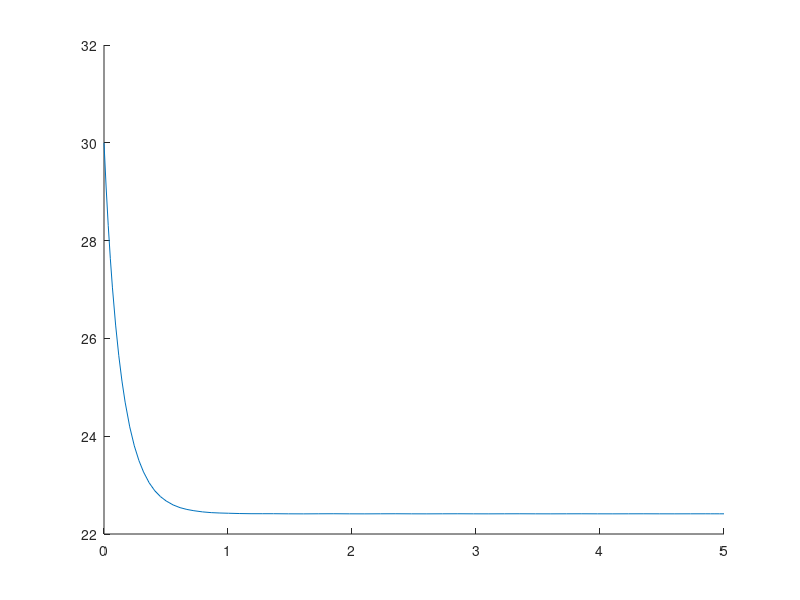

MATLAB code to generate this figure: (Note: this script raises an error after producing the figure.)
clear all;
xlim([0 5])

m = 70 + 15;
v = 30/3.6; %rychlost v m/s
P = 20;
k = 0.516;
tol = 1e-8;

f = @(t,vi) (P - k*vi^2);
y0 = v;
%matlab 
hold on;
[t,y] = ode45(f,[0,5],y0);
plot(t,y*3.6)
%implicitní
[t,y] = euler_imp(f,0,5,y0,0.001);
plot(t,y*3.6)
v_end = y(end) *3.6;
%zpětná/explicitní
[t,y] = euler_imp(f,0,5,y0,0.001);
plot(t,y*3.6)

stable_point = 0;
for i = 2:length(y)
    if abs(y(i) - y(i-1)) < tol
        stable_point = i;
        break;
    end
end
legend('ode45','implicitní','explicitní')
plot(t(stable_point),y(stable_point)*3.6,'r*')

saveas(gcf, "graph.png");
